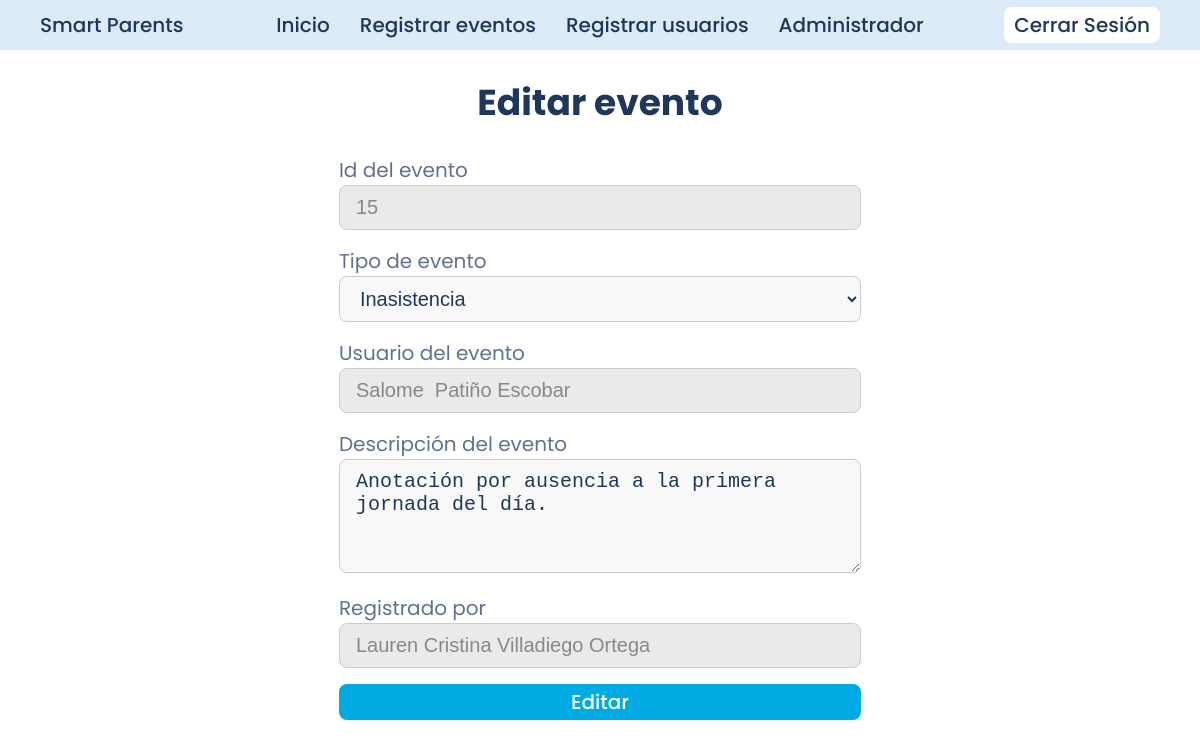
The app's page /views/crud/eventos/editar_eventos.php?id=15 (signed in), older data.
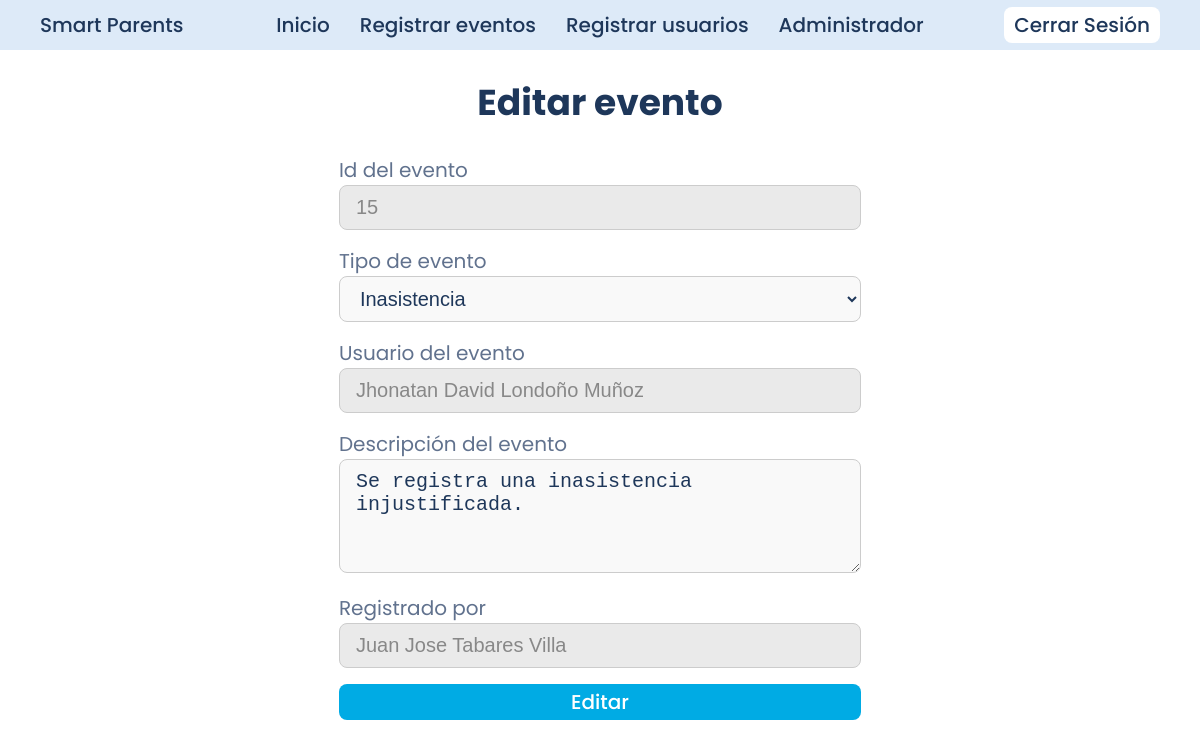
The same page, newer data.
### tables this page shows
CREATE TABLE eventos (
    id_evento INT AUTO_INCREMENT PRIMARY KEY,
    id_usuario INT NOT NULL,
    tipo_evento ENUM('llegada_tarde', 'anotacion', 'inasistencia', 'comentario') NOT NULL,
    descripcion TEXT NOT NULL,
    registrado_por INT NOT NULL,
    created_at TIMESTAMP DEFAULT CURRENT_TIMESTAMP,
    updated_at TIMESTAMP DEFAULT CURRENT_TIMESTAMP,
    FOREIGN KEY (id_usuario) REFERENCES usuarios(id_usuario),
    FOREIGN KEY (registrado_por) REFERENCES usuarios(id_usuario)
);

CREATE TABLE usuarios (
    id_usuario INT AUTO_INCREMENT PRIMARY KEY,
    rol ENUM('estudiante', 'profesor', 'administrador') NOT NULL,
    identificacion VARCHAR(10) UNIQUE NOT NULL,
    nombre1 VARCHAR(30) NOT NULL,
    nombre2 VARCHAR(30) NULL,
    apellido1 VARCHAR(30) NOT NULL,
    apellido2 VARCHAR(30) NULL,
    email VARCHAR(100) UNIQUE NULL,
    telefono VARCHAR (10) NOT NULL,
    password VARCHAR(255) NOT NULL,
    asignatura ENUM('Administración', 'Matematicas', 'Español', 'Quimica', 'C.Sociales') NULL,
    created_at TIMESTAMP DEFAULT CURRENT_TIMESTAMP,
    updated_at TIMESTAMP DEFAULT CURRENT_TIMESTAMP
);

### actions/eventos/editar_eventos.php (called while the page is built, shortened)
<?php
include $_SERVER['DOCUMENT_ROOT'] . '/smart-parents/config/db_config.php';
$id = $_GET['id'];
$stmt = $conexion->prepare("SELECT e.id_evento, u1.id_usuario AS id_u1, u1.nombre1 AS nombre1_u1, u1.nombre2 AS nombre2_u1, u1.apellido1 AS apellido1_u1, u1.apellido2 AS apellido2_u1, e.tipo_evento, e.descripcion, u2.id_usuario AS registrado_por, u2.nombre1 AS nombre1_u2, u2.nombre2 AS nombre2_u2, u2.apellido1 AS apellido1_u2, u2.apellido2 AS apellido2_u2 FROM eventos AS e INNER JOIN usuarios AS u1 ON e.id_usuario = u1.id_usuario INNER JOIN usuarios AS u2 ON e.registrado_por = u2.id_usuario WHERE e.id_evento = ?");
$stmt->bind_param("i", $id);
$stmt->execute();
$resultado = $stmt->get_result();
$evento = $resultado->fetch_assoc();

### views/crud/eventos/editar_eventos.php (the view, shortened to what this page needs)
<?php
$rol = $_SESSION['rol'];
?>
<!DOCTYPE html>
<html lang="es">
<head>
  <link rel="stylesheet" href="/smart-parents/assets/css/style.css">
  <link rel="stylesheet" href="/smart-parents/assets/css/registrar_eventos.css">
</head>
<body>
  <?php include $_SERVER['DOCUMENT_ROOT'] . '/smart-parents/includes/dashboard_header.php'; ?>
  <?php include $_SERVER['DOCUMENT_ROOT'] . '/smart-parents/actions/eventos/editar_eventos.php'; ?>
  <main>
    <div class="form_title">
      <h1>Editar evento</h1>
    </div>
    <div class="form">
      <form action="/smart-parents/actions/eventos/actualizar_eventos.php" method="POST" class="form_content">
        <div class="form_id_evento">
          <label for="id_evento">Id del evento</label>
          <input type="number" value="<?= $id ?>" disabled>
        </div>
        <div class="form_tipo_de_evento">
          <label for="tipo_de_evento">Tipo de evento</label>
          <select name="tipo_de_evento" required>
            <option value="inasistencia" <?php if ($evento['tipo_evento'] == "inasistencia") {
                                            echo 'selected="selected"';
                                          } ?>>Inasistencia</option>
          </select>
        </div>
        <div class="form_usuario">
          <label for="usuario_del_evento">Usuario del evento</label>
          <input type="text" value="<?= $evento['nombre1_u1'] . " " . $evento['nombre2_u1'] . " " . $evento['apellido1_u1'] . " " . $evento['apellido2_u1']; ?>" disabled>
        </div>
        <div class="form_descripcion">
          <label for="descripcion_del_evento">Descripción del evento</label>
          <textarea name="descripcion_del_evento" rows="4" required><?= $evento['descripcion'] ?></textarea>
        </div>
        <div class="form_registrado_por">
          <label for="registrado_por">Registrado por</label>
          <input type="text" value="<?= $evento['nombre1_u2'] . " " . $evento['nombre2_u2'] . " " . $evento['apellido1_u2'] . " " . $evento['apellido2_u2']; ?>" disabled>
        </div>
        <div class="form_submit">
          <button type="submit" name="submit_btn">Editar</button>
        </div>
      </form>
    </div>
  </main>
</body>
</html>

### includes/dashboard_header.php
<?php
echo
'<header class="header">
  <div class="header_logo">
    <a href="/smart-parents/views/dashboard.php">Smart Parents</a>
      </div>
        <nav class="header_nav">
          <ul class="header_nav_list">
            <li><a href="/smart-parents/views/dashboard.php">Inicio</a></li>';
if ($rol !== 'estudiante') {
  echo '<li><a href="/smart-parents/views/crud/eventos/registrar_eventos.php">Registrar eventos</a></li>';
};
if ($rol === 'administrador') {
  echo '<li><a href="/smart-parents/views/crud/usuarios/registrar_usuarios.php">Registrar usuarios</a></li>';
};
if ($rol === 'administrador') {
  echo '<li><a href="/smart-parents/views/crud/admin.php">Administrador</a></li>';
};
echo '    </ul>
        </nav>
      <div class="header_nav_login">
    <a href="/smart-parents/actions/auth/logout.php" class="btn_secundary">Cerrar Sesión</a>
  </div>
</header>';

### assets/css/style.css (style rules this page uses)
* { padding: 0px; margin: 0px; box-sizing: border-box; }
main { margin: 25px; }
:root { --color-bg: #ffffff; --color-header: #ddeaf8; --color-btn-primary: #00abe4; --color-btn-primary-hover: #2373ff; --color-heading: #1e375a; --color-text-base: #61728e; --color-text-btn-hover: #2364d2; --color-icons: #aaccfb; --color-green: #40a02b; --color-red: #d20f39; }
label { font-family: "Poppins", sans-serif; font-weight: 400; font-style: normal; font-size: 20px; color: var(--color-text-base); }
.btn_secundary { background-color: var(--color-bg); color: var(--color-heading); font-size: 20px; border-radius: 8px; padding: 3px 10px; }
a { text-decoration: none; font-family: "Poppins", sans-serif; font-weight: 500; font-style: normal; color: var(--color-heading); font-size: 20px; transition: color 0.2s ease; }
button { text-decoration: none; font-family: "Poppins", sans-serif; font-weight: 500; font-style: normal; }
h1 { font-family: "Poppins", sans-serif; font-weight: 700; font-style: normal; color: var(--color-heading); font-size: 36px; }
.header { background-color: var(--color-header); display: grid; grid-template-columns: 1fr auto 1fr; height: 50px; }
.header_logo { margin-left: 40px; display: flex; align-items: center; }
.header_nav { display: flex; align-items: center; justify-content: center; }
.header_nav_list { list-style: none; display: flex; gap: 30px; }
.header_nav_login { display: flex; justify-self: flex-end; align-self: center; margin-right: 40px; }
input[type="text"], input[type="email"], input[type="password"], input[type="number"], textarea, select { width: 100%; padding: 10px 16px; margin-bottom: 16px; border: 1.5px solid #ccc; border-radius: 8px; background-color: #f9f9f9; font-size: 20px; color: var(--color-heading); transition: border-color 0.2s, box-shadow 0.2s; box-sizing: border-box; }
input::placeholder, textarea::placeholder { color: #999; font-style: italic; }
input:disabled, textarea:disabled, select:disabled { background-color: #eaeaea; color: #888; cursor: not-allowed; }
button[type="submit"] { background-color: var(--color-btn-primary); color: white; font-size: 20px; border-radius: 8px; padding: 3px 10px; transition: background-color 0.2s ease; border: none; width: 100%; }

### assets/css/registrar_eventos.css (style rules this page uses)
.form_content { display: flex; flex-direction: column; }
main { display: flex; justify-content: center; align-items: center; flex-direction: column; gap: 25px; }

Row changes from the older to the newer data that the page shows:
changed eventos "Inasistencia": id_usuario.apellido2 "Salome Patiño Escobar" → "Jhonatan David Londoño Muñoz"; descripcion_del_evento "Anotación por ausencia a la primera jornada del día." → "Se registra una inasistencia injustificada."; registrado_por.apellido2 "Lauren Cristina Villadiego Ortega" → "Juan Jose Tabares Villa"
